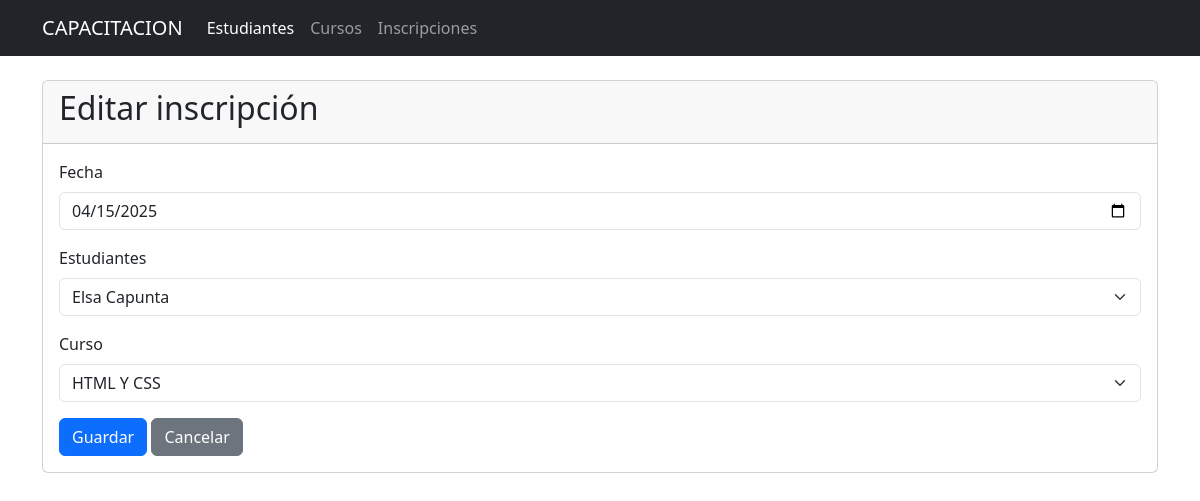
The page /inscripcion/editar/3 on the database its author committed.
### tables this page shows
CREATE TABLE inscripciones (
        id INTEGER PRIMARY KEY,
        fecha DATE NOT NULL,
        curso_id INTEGER NOT NULL,
        estudiante_id INTEGER NOT NULL,
        FOREIGN KEY (curso_id) REFERENCES cursos(id),
        FOREIGN KEY (estudiante_id) REFERENCES estudiantes(id)
    );

CREATE TABLE cursos (
        id INTEGER PRIMARY KEY,
        descripcion TEXT NOT NULL,
        horas INTEGER NOT NULL
    );

### app.py (the view, shortened to what this page needs)
@app.route('/inscripcion/editar/<int:id>', methods=['GET', 'POST'])
def editar_inscripcion(id):
    conn = get_db_connection()
    inscripcion = conn.execute("SELECT * FROM inscripciones WHERE id = ?", (id,)).fetchone()
    estudiantes = conn.execute("SELECT id, nombre || ' ' || apellidos as nombre FROM estudiantes").fetchall()
    cursos = conn.execute("SELECT id, descripcion FROM cursos").fetchall()
    conn.close()
    return render_template('form_inscripcion.html', inscripcion=inscripcion, estudiantes=estudiantes, cursos=cursos)

### app.py (called while the page is built)
def get_db_connection():
    conn = sqlite3.connect("bd_instituto.db")
    conn.row_factory = sqlite3.Row
    return conn

### templates/form_inscripcion.html (shortened to what this page needs)
{% extends "base.html" %}
{% block content %}
<div class="card">
    <div class="card-header">
        <h2>{% if inscripcion %}Editar{% else %}Nueva{% endif %} inscripción</h2>
    </div>
    <div class="card-body">
        <form method="POST">
            <div class="mb-3">
                <label for="fecha" class="form-label">Fecha</label>
                <input type="date" class="form-control" name="fecha" id="fecha"
                       value="{{ inscripcion.fecha if inscripcion else '' }}" required>
            </div>
            <div class="mb-3">
                <label for="estudiante_id" class="form-label">Estudiantes</label>
                <select name="estudiante_id" id="estudiante_id" class="form-select" required>
                    {% for item in estudiantes %}
                    <option value="{{ item.id }}"
                        {% if inscripcion and item.id == inscripcion.estudiante_id %}selected{% endif %}>
                        {{ item.nombre }} {{ item.apellidos }}
                    </option>
                    {% endfor %}
                </select>
            </div>
            <div class="mb-3">
                <label for="curso_id" class="form-label">Curso</label>
                <select name="curso_id" class="form-select" required>
                    {% for item in cursos %}
                    <option value="{{ item.id }}"
                        {% if inscripcion and item.id == inscripcion.curso_id %}selected{% endif %}>
                        {{ item.descripcion }}
                    </option>
                    {% endfor %}
                </select>
            </div>
            <button type="submit" class="btn btn-primary">Guardar</button>
            <a href="{{ url_for('inscripciones') }}" class="btn btn-secondary">Cancelar</a>
        </form>
    </div>
</div>
{% endblock %}

### rows shown on the page
inscripciones: fecha "04/15/2025", estudiante_id "Elsa Capunta", curso_id "HTML Y CSS"
